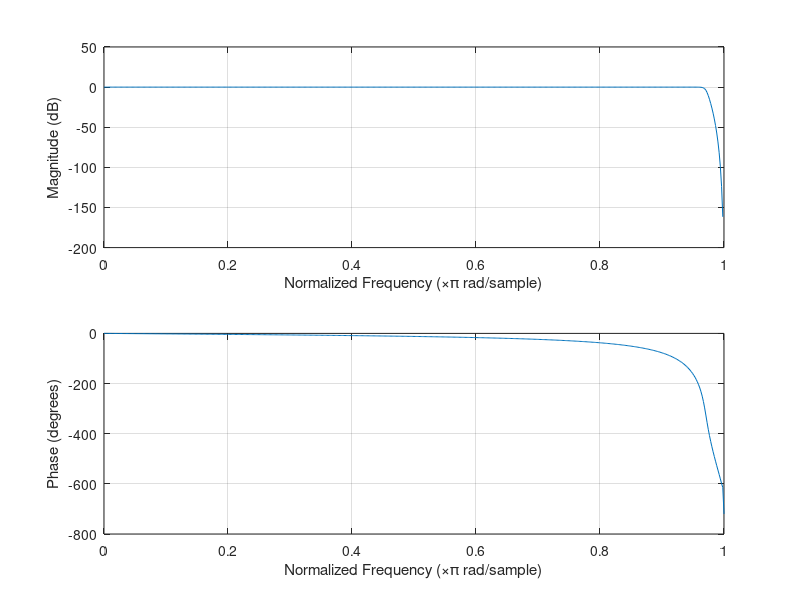

Here is the MATLAB script that generated this plot:
%HatSample.m

fs = 44100;
x = wgn(1,2*fs,1);

%Filter
[b,a] = butter(7,0.97,'low');
freqz(b,a);
hat = filter(b,a,x);
[b,a] = butter(9,0.96,'high');



%Amplify and add zero padding
hat = hat*0.45;
sample = hat(1:fs/15);
clear hat;

%Generate envelope
A = linspace(0, 0.6, (length(sample)*0.04)); %rise 20% of signal
D = linspace(0.6, 0.5,(length(sample)*0.2)); %drop of 5% of signal
S = linspace(0.5, 0.5,(length(sample)*0.3)); %delay of 40% of signal
R = linspace(0.5, 0,(length(sample)*0.3)); %drop of 35% of signal

ADSR = [A D S R] ; %make a matrix

dif = length(sample) - length(ADSR); %find out the difference

envelope = cat(2, ADSR, zeros(1,dif)); %concatenate a horrizontal (2) ADSR + the difference of ADSR and the signal
sample = sample.*envelope;
hat = sample;
audiowrite('hat1.wav',hat,fs);


